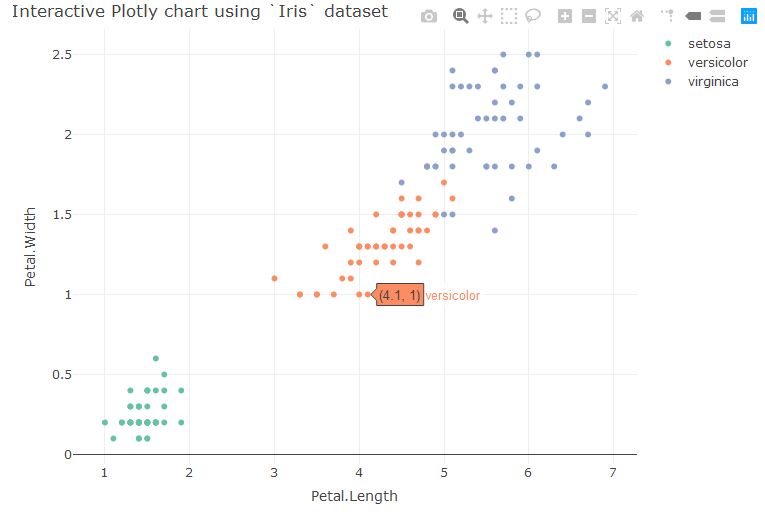

Generate this figure with R:
library(plotly)

plot_ly(iris,
        type = "scatter",
        color = ~Species,
        x = ~Petal.Length,
        y = ~Petal.Width,
        width = 750,
        height = 500) %>% 
  layout(title = list(text = "Interactive Plotly chart using `Iris` dataset",
                      xanchor = "right"))
